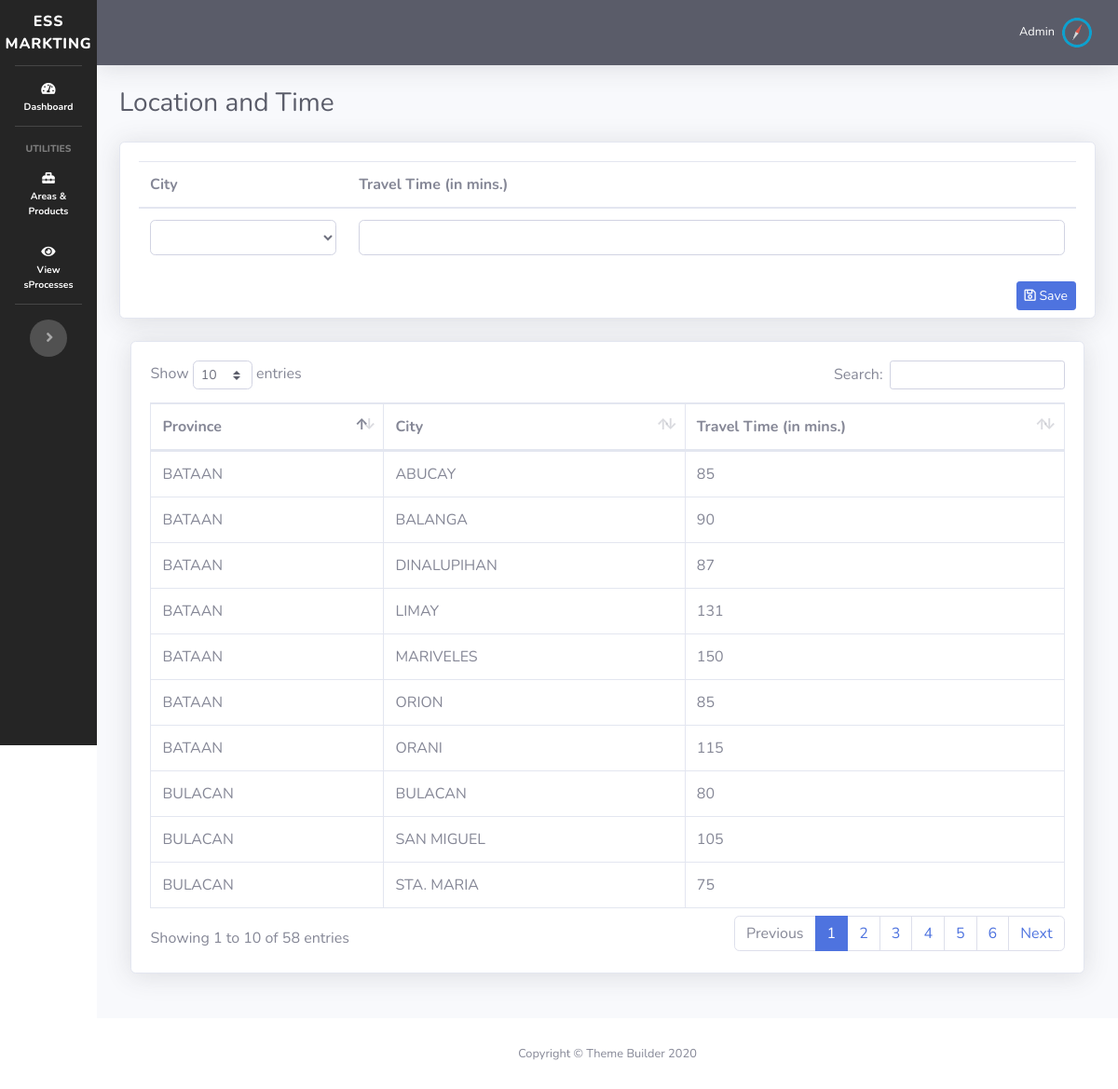
/location_and_time.php, run on the app's committed database.
### tables this page shows
CREATE TABLE `areas` (
  `id` int(11) NOT NULL,
  `province` int(11) NOT NULL,
  `city` varchar(128) NOT NULL
);

CREATE TABLE `province` (
  `id` int(11) NOT NULL,
  `province_name` varchar(128) NOT NULL
);

CREATE TABLE `location_and_time` (
  `id` int(11) NOT NULL,
  `location` int(11) NOT NULL,
  `hours` int(12) NOT NULL
);

### location_and_time.php (the view, shortened to what this page needs)
<?php
require_once 'dbh.php';
include("sidebar.php");
$getTravelTime = $mysqli->query('SELECT *
FROM areas a
    JOIN location_and_time lat ON a.id = lat.location
    JOIN province p on a.province = p.id
    ') or die ($mysqli->error);
?>
<div id="content-wrapper" class="d-flex flex-column">
    <div id="content">
        <?php
        include("topbar.php");
        ?>
        <div class="container-fluid">
            <div class="d-sm-flex align-items-center justify-content-between mb-4">
                <h1 class="h3 mb-0 text-gray-800">Location and Time</h1>
            </div>
            <div class="row">
                <div class="col-lg-12 mb-4">
                    <div class="card shadow mb-4">
                        <form action="process_province.php" method="POST" class="mb-1">
                            <div class="card-body">
                                <table class="table">
                                    <thead>
                                    <tr>
                                        <th>City</th>
                                        <th>Travel Time (in mins.)</th>
                                    </tr>
                                    </thead>
                                    <tbody>
                                    <tr>
                                        <td>
                                            <select class="form-control" name="area">
                                            </select>
                                        </td>
                                        <td>
                                            <input type="number" name="travel_time" class="form-control">
                                        </td>
                                    </tr>
                                    </tbody>
                                </table>
                                <button type="submit" class="btn btn-primary btn-sm mb-1 float-right" name="save_location_and_time"><i class="far fa-save"></i> Save</button>
                        </form>
                    </div>
                </div>
                <div class="col-lg-12 mb-4">
                    <div class="card shadow mb-12" style="padding: 2%;">
                        <table class="table table-bordered" id="dataTable">
                            <thead>
                            <tr>
                                <th>Province</th>
                                <th>City</th>
                                <th>Travel Time (in mins.)</th>
                            </tr>
                            </thead>
                            <tbody>
                            <?php while($newTravelTime=$getTravelTime->fetch_assoc()){ ?>
                            <tr>
                                <td><?php echo $newTravelTime['province_name']; ?></td>
                                <td><?php echo strtoupper($newTravelTime['city']); ?></td>
                                <td><?php echo strtoupper($newTravelTime['hours']); ?></td>
                            </tr>
                            <?php } ?>
                            </tbody>
                        </table>
                    </div>
                </div>
            </div>
        </div>
    </div>
</div>
<?php include("footer.php"); ?>

### sidebar.php (style rules this page uses)
::placeholder { opacity: 0.7 !important; }
body, input, textarea { scroll-behavior: smooth !important; }

### data on the page
areas: province.province_name "BULACAN", city "BULACAN", location_and_time.hours "80"
areas: province.province_name "BULACAN", city "SAN MIGUEL", location_and_time.hours "105"
areas: province.province_name "BULACAN", city "STA. MARIA", location_and_time.hours "75"
areas: province.province_name "BATAAN", city "ABUCAY", location_and_time.hours "85"
areas: province.province_name "BATAAN", city "BALANGA", location_and_time.hours "90"
areas: province.province_name "BATAAN", city "DINALUPIHAN", location_and_time.hours "87"
areas: province.province_name "BATAAN", city "LIMAY", location_and_time.hours "131"
areas: province.province_name "BATAAN", city "MARIVELES", location_and_time.hours "150"
areas: province.province_name "BATAAN", city "ORION", location_and_time.hours "85"
areas: province.province_name "BATAAN", city "ORANI", location_and_time.hours "115"
